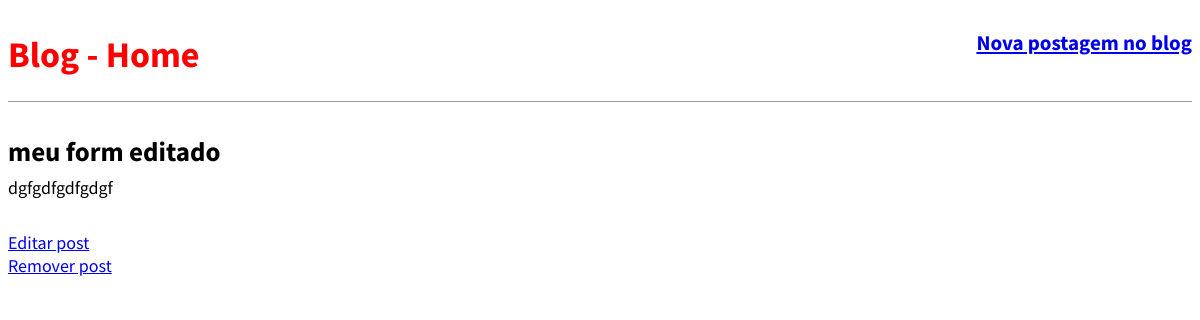
Before: /post/meu_form/ with the older database file.
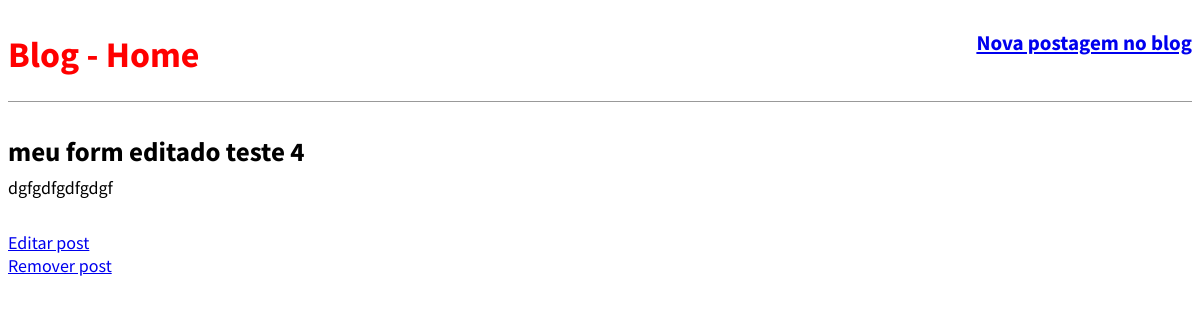
After: the same page with the newer database file.
### blog/models.py (models this page shows, shortened)
class Post (models.Model):
    STATUS = (('rascunho','Rascunho'),('publicado','Publicado'),)
    titulo  = models.CharField(max_length=250)
    slug   = models.SlugField(max_length=250)
    autor = models.ForeignKey(User, on_delete=models.CASCADE)
    conteudo  = models.TextField()
    publicado = models.DateTimeField(default=timezone.now)
    criado = models.DateTimeField(auto_now_add=True)
    alterado = models.DateTimeField(auto_now=True)
    status = models.CharField(max_length=10, choices=STATUS, default='rascunho')
    objects = models.Manager()
    published = PublishedManager()
    def get_absolute_url_update(self):
        return  reverse('post_edit',args=[self.pk])
    def get_absolute_url_delete(self):
        return  reverse('post_delete',args=[self.pk])
    class Meta:
        ordering = ('-publicado',)

### blog/views.py (the view)
# urls.py: path('post/<slug:slug>/', views.BlogDetailView.as_view(), name='post_detail'),
class BlogDetailView(DetailView):
     model = Post
     template_name = 'blog/post_detail.html'

### blog/templates/blog/post_detail.html (shortened to what this page needs)
{% extends 'base.html' %}
{% block content %}
        <div class="post-entry">
            <h2>{{ object.titulo }}</h2>
            <p>{{ object.conteudo }} </p>
        </div>
    <a href="{{ object.get_absolute_url_update }}">Editar post</a>
    <br>
    <a href="{{ object.get_absolute_url_delete }}">Remover post</a>
{% endblock content %}

Changed rows visible on the page:
changed Post "dgfgdfgdfgdgf": titulo "meu form editado" → "meu form editado teste 4"
